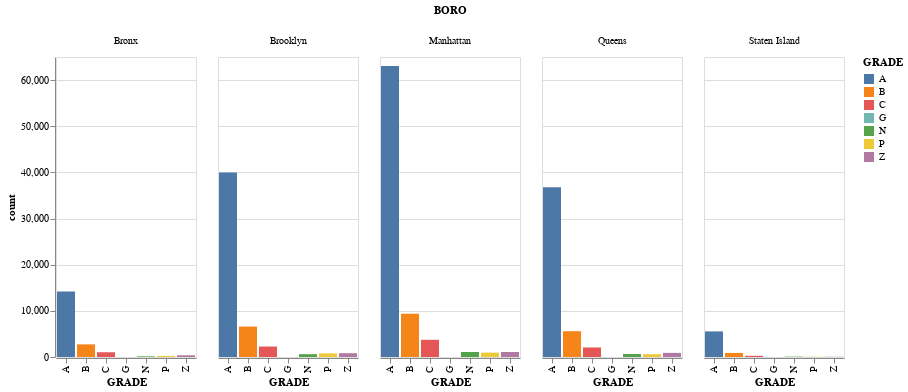

The notebook cell this image was saved under:
### Markdown cell above
## Question 2: What is the distribution of grades in each Borough?

### Code cell
dfboro= df[df['BORO']!='0'].groupby(['GRADE','BORO']).size()
dfboro = dfboro.reset_index(name='count')
alt.Chart(dfboro).mark_bar().encode(
   x='GRADE:N',
   y='count:Q',
    color='GRADE:N',
    column='BORO:N'
)

### Figure 1 — Vega-Lite specification as saved in the notebook (floating-point values rounded to 4 significant figures)
{"config": {"view": {"continuousWidth": 400, "continuousHeight": 300}}, "data": {"name": "data-fd793805d609ef8a05146139289e0974"}, "mark": "bar", "encoding": {"color": {"type": "nominal", "field": "GRADE"}, "column": {"type": "nominal", "field": "BORO"}, "x": {"type": "nominal", "field": "GRADE"}, "y": {"type": "quantitative", "field": "count"}}, "$schema": "https://vega.github.io/schema/vega-lite/v4.0.2.json", "datasets": {"data-fd793805d609ef8a05146139289e0974": [{"GRADE": "A", "BORO": "Bronx", "count": 14170}, {"GRADE": "A", "BORO": "Brooklyn", "count": 39952}, {"GRADE": "A", "BORO": "Manhattan", "count": 63029}, {"GRADE": "A", "BORO": "Queens", "count": 36782}, {"GRADE": "A", "BORO": "Staten Island", "count": 5548}, {"GRADE": "B", "BORO": "Bronx", "count": 2739}, {"GRADE": "B", "BORO": "Brooklyn", "count": 6597}, {"GRADE": "B", "BORO": "Manhattan", "count": 9372}, {"GRADE": "B", "BORO": "Queens", "count": 5592}, {"GRADE": "B", "BORO": "Staten Island", "count": 882}, {"GRADE": "C", "BORO": "Bronx", "count": 1031}, {"GRADE": "C", "BORO": "Brooklyn", "count": 2267}, {"GRADE": "C", "BORO": "Manhattan", "count": 3728}, {"GRADE": "C", "BORO": "Queens", "count": 2071}, {"GRADE": "C", "BORO": "Staten Island", "count": 251}, {"GRADE": "G", "BORO": "Brooklyn", "count": 3}, {"GRADE": "G", "BORO": "Manhattan", "count": 3}, {"GRADE": "N", "BORO": "Bronx", "count": 137}, {"GRADE": "N", "BORO": "Brooklyn", "count": 614}, {"GRADE": "N", "BORO": "Manhattan", "count": 1078}, {"GRADE": "N", "BORO": "Queens", "count": 648}, {"GRADE": "N", "BORO": "Staten Island", "count": 78}, {"GRADE": "P", "BORO": "Bronx", "count": 232}, {"GRADE": "P", "BORO": "Brooklyn", "count": 792}, {"GRADE": "P", "BORO": "Manhattan", "count": 951}, {"GRADE": "P", "BORO": "Queens", "count": 614}, {"GRADE": "P", "BORO": "Staten Island", "count": 62}, {"GRADE": "Z", "BORO": "Bronx", "count": 376}, {"GRADE": "Z", "BORO": "Brooklyn", "count": 830}, {"GRADE": "Z", "BORO": "Manhattan", "count": 1079}, {"GRADE": "Z", "BORO": "Queens", "count": 892}, {"GRADE": "Z", "BORO": "Staten Island", "count": 42}]}}
